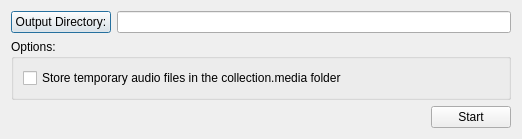
<?xml version="1.0" encoding="UTF-8"?>
<ui version="4.0">
 <class>Dialog</class>
 <widget class="QDialog" name="Dialog">
  <property name="geometry">
   <rect>
    <x>0</x>
    <y>0</y>
    <width>522</width>
    <height>130</height>
   </rect>
  </property>
  <property name="windowTitle">
   <string>Export Condensed Audio</string>
  </property>
  <layout class="QVBoxLayout" name="verticalLayout">
   <item>
    <layout class="QHBoxLayout" name="horizontalLayout">
     <item>
      <widget class="QPushButton" name="outputDirBtn">
       <property name="minimumSize">
        <size>
         <width>100</width>
         <height>0</height>
        </size>
       </property>
       <property name="text">
        <string>Output Directory:</string>
       </property>
      </widget>
     </item>
     <item>
      <widget class="QLineEdit" name="outputDir"/>
     </item>
    </layout>
   </item>
   <item>
    <widget class="QGroupBox" name="groupBox_2">
     <property name="title">
      <string>Options:</string>
     </property>
     <layout class="QVBoxLayout" name="verticalLayout_2">
      <item>
       <widget class="QCheckBox" name="mediaDir">
        <property name="text">
         <string>Store temporary audio files in the collection.media folder</string>
        </property>
       </widget>
      </item>
     </layout>
    </widget>
   </item>
   <item>
    <layout class="QHBoxLayout" name="horizontalLayout_2">
     <item>
      <spacer name="horizontalSpacer">
       <property name="orientation">
        <enum>Qt::Horizontal</enum>
       </property>
       <property name="sizeHint" stdset="0">
        <size>
         <width>40</width>
         <height>20</height>
        </size>
       </property>
      </spacer>
     </item>
     <item>
      <widget class="QPushButton" name="startBtn">
       <property name="text">
        <string>Start</string>
       </property>
      </widget>
     </item>
    </layout>
   </item>
  </layout>
 </widget>
 <resources/>
 <connections>
  <connection>
   <sender>startBtn</sender>
   <signal>clicked()</signal>
   <receiver>Dialog</receiver>
   <slot>accept()</slot>
   <hints>
    <hint type="sourcelabel">
     <x>449</x>
     <y>107</y>
    </hint>
    <hint type="destinationlabel">
     <x>397</x>
     <y>99</y>
    </hint>
   </hints>
  </connection>
 </connections>
</ui>
